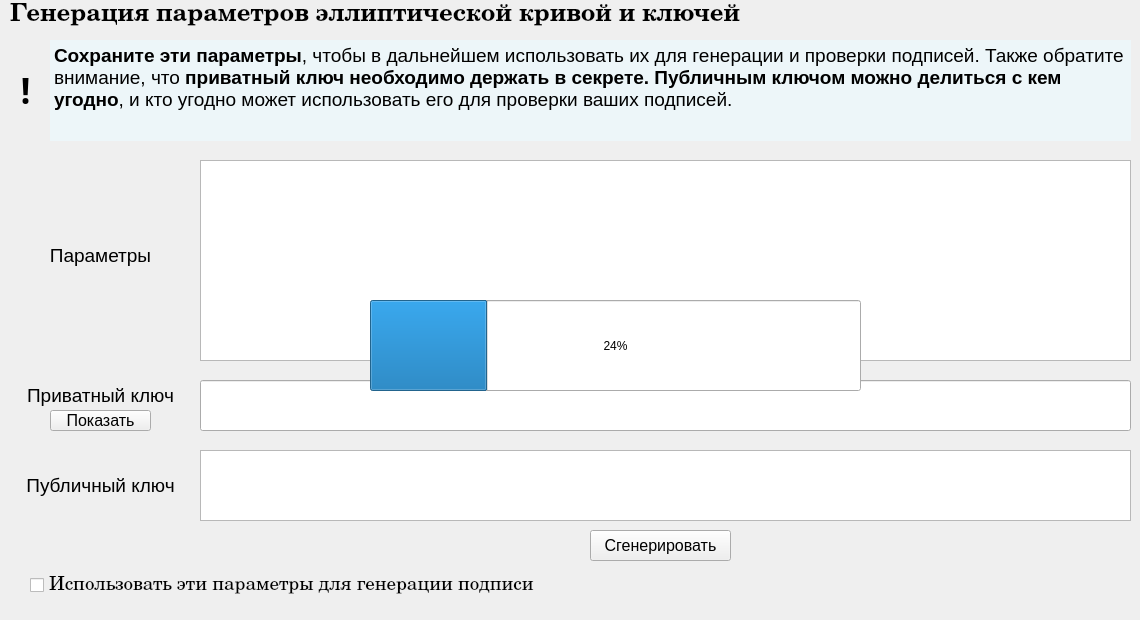
    <widget class="QWidget" name="GenerateParams">
     <attribute name="title">
      <string>Генерация параметров эллиптической кривой</string>
     </attribute>
     <widget class="QTextEdit" name="PublicKeyLine">
      <property name="geometry">
       <rect>
        <x>200</x>
        <y>450</y>
        <width>931</width>
        <height>71</height>
       </rect>
      </property>
      <property name="font">
       <font>
        <pointsize>11</pointsize>
       </font>
      </property>
      <property name="frameShape">
       <enum>QFrame::StyledPanel</enum>
      </property>
      <property name="readOnly">
       <bool>true</bool>
      </property>
     </widget>
     <widget class="QPushButton" name="ShowPrivateKey">
      <property name="geometry">
       <rect>
        <x>50</x>
        <y>410</y>
        <width>101</width>
        <height>21</height>
       </rect>
      </property>
      <property name="font">
       <font>
        <pointsize>12</pointsize>
       </font>
      </property>
      <property name="text">
       <string>Показать</string>
      </property>
     </widget>
     <widget class="QCheckBox" name="UseGenParams">
      <property name="geometry">
       <rect>
        <x>30</x>
        <y>560</y>
        <width>851</width>
        <height>51</height>
       </rect>
      </property>
      <property name="font">
       <font>
        <family>Century</family>
        <pointsize>14</pointsize>
       </font>
      </property>
      <property name="text">
       <string>Использовать эти параметры для генерации подписи</string>
      </property>
     </widget>
     <widget class="QTextEdit" name="Parameters">
      <property name="geometry">
       <rect>
        <x>200</x>
        <y>160</y>
        <width>931</width>
        <height>201</height>
       </rect>
      </property>
      <property name="font">
       <font>
        <pointsize>11</pointsize>
       </font>
      </property>
      <property name="frameShape">
       <enum>QFrame::StyledPanel</enum>
      </property>
      <property name="readOnly">
       <bool>true</bool>
      </property>
      <property name="html">
       <string>&lt;!DOCTYPE HTML PUBLIC &quot;-//W3C//DTD HTML 4.0//EN&quot; &quot;http://www.w3.org/TR/REC-html40/strict.dtd&quot;&gt;
&lt;html&gt;&lt;head&gt;&lt;meta name=&quot;qrichtext&quot; content=&quot;1&quot; /&gt;&lt;style type=&quot;text/css&quot;&gt;
p, li { white-space: pre-wrap; }
&lt;/style&gt;&lt;/head&gt;&lt;body style=&quot; font-family:'MS Shell Dlg 2'; font-size:11pt; font-weight:400; font-style:normal;&quot;&gt;
&lt;p style=&quot;-qt-paragraph-type:empty; margin-top:0px; margin-bottom:0px; margin-left:0px; margin-right:0px; -qt-block-indent:0; text-indent:0px; font-family:'Century'; font-size:10pt;&quot;&gt;&lt;br /&gt;&lt;/p&gt;&lt;/body&gt;&lt;/html&gt;</string>
      </property>
     </widget>
     <widget class="QLineEdit" name="PrivateKeyLine">
      <property name="geometry">
       <rect>
        <x>200</x>
        <y>380</y>
        <width>931</width>
        <height>51</height>
       </rect>
      </property>
      <property name="font">
       <font>
        <pointsize>11</pointsize>
       </font>
      </property>
      <property name="cursor">
       <cursorShape>ArrowCursor</cursorShape>
      </property>
      <property name="accessibleDescription">
       <string/>
      </property>
      <property name="inputMask">
       <string/>
      </property>
      <property name="text">
       <string/>
      </property>
      <property name="frame">
       <bool>true</bool>
      </property>
      <property name="echoMode">
       <enum>QLineEdit::PasswordEchoOnEdit</enum>
      </property>
      <property name="readOnly">
       <bool>true</bool>
      </property>
     </widget>
     <widget class="QLabel" name="label_2">
      <property name="geometry">
       <rect>
        <x>0</x>
        <y>40</y>
        <width>51</width>
        <height>101</height>
       </rect>
      </property>
      <property name="font">
       <font>
        <family>Arial Black</family>
        <pointsize>26</pointsize>
        <weight>75</weight>
        <bold>true</bold>
       </font>
      </property>
      <property name="text">
       <string>!</string>
      </property>
      <property name="alignment">
       <set>Qt::AlignCenter</set>
      </property>
     </widget>
     <widget class="QLabel" name="label_4">
      <property name="geometry">
       <rect>
        <x>0</x>
        <y>470</y>
        <width>201</width>
        <height>31</height>
       </rect>
      </property>
      <property name="font">
       <font>
        <pointsize>14</pointsize>
       </font>
      </property>
      <property name="text">
       <string>Публичный ключ</string>
      </property>
      <property name="alignment">
       <set>Qt::AlignCenter</set>
      </property>
     </widget>
     <widget class="QLabel" name="label">
      <property name="geometry">
       <rect>
        <x>10</x>
        <y>0</y>
        <width>931</width>
        <height>31</height>
       </rect>
      </property>
      <property name="font">
       <font>
        <family>Century</family>
        <pointsize>18</pointsize>
        <weight>75</weight>
        <bold>true</bold>
       </font>
      </property>
      <property name="frameShape">
       <enum>QFrame::NoFrame</enum>
      </property>
      <property name="text">
       <string>Генерация параметров эллиптической кривой и ключей</string>
      </property>
      <property name="textFormat">
       <enum>Qt::AutoText</enum>
      </property>
      <property name="alignment">
       <set>Qt::AlignLeading|Qt::AlignLeft|Qt::AlignVCenter</set>
      </property>
      <property name="openExternalLinks">
       <bool>false</bool>
      </property>
     </widget>
     <widget class="QLabel" name="label_3">
      <property name="geometry">
       <rect>
        <x>0</x>
        <y>380</y>
        <width>201</width>
        <height>31</height>
       </rect>
      </property>
      <property name="font">
       <font>
        <pointsize>14</pointsize>
       </font>
      </property>
      <property name="text">
       <string>Приватный ключ</string>
      </property>
      <property name="alignment">
       <set>Qt::AlignCenter</set>
      </property>
     </widget>
     <widget class="QTextEdit" name="textEdit">
      <property name="geometry">
       <rect>
        <x>50</x>
        <y>40</y>
        <width>1081</width>
        <height>101</height>
       </rect>
      </property>
      <property name="font">
       <font>
        <pointsize>8</pointsize>
       </font>
      </property>
      <property name="layoutDirection">
       <enum>Qt::LeftToRight</enum>
      </property>
      <property name="styleSheet">
       <string notr="true">background-color: rgb(202, 240, 248);
background-color: rgb(237, 246, 249);</string>
      </property>
      <property name="frameShape">
       <enum>QFrame::NoFrame</enum>
      </property>
      <property name="verticalScrollBarPolicy">
       <enum>Qt::ScrollBarAlwaysOff</enum>
      </property>
      <property name="autoFormatting">
       <set>QTextEdit::AutoNone</set>
      </property>
      <property name="documentTitle">
       <string/>
      </property>
      <property name="readOnly">
       <bool>true</bool>
      </property>
      <property name="html">
       <string>&lt;!DOCTYPE HTML PUBLIC &quot;-//W3C//DTD HTML 4.0//EN&quot; &quot;http://www.w3.org/TR/REC-html40/strict.dtd&quot;&gt;
&lt;html&gt;&lt;head&gt;&lt;meta name=&quot;qrichtext&quot; content=&quot;1&quot; /&gt;&lt;style type=&quot;text/css&quot;&gt;
p, li { white-space: pre-wrap; }
&lt;/style&gt;&lt;/head&gt;&lt;body style=&quot; font-family:'MS Shell Dlg 2'; font-size:8pt; font-weight:400; font-style:normal;&quot;&gt;
&lt;p style=&quot; margin-top:0px; margin-bottom:0px; margin-left:0px; margin-right:0px; -qt-block-indent:0; text-indent:0px;&quot;&gt;&lt;span style=&quot; font-family:'Inter'; font-size:14pt; font-weight:600; color:#000000;&quot;&gt;Сохраните эти параметры&lt;/span&gt;&lt;span style=&quot; font-family:'Inter'; font-size:14pt; color:#000000;&quot;&gt;, чтобы в дальнейшем использовать их для генерации и проверки подписей. Также обратите внимание, что &lt;/span&gt;&lt;span style=&quot; font-family:'Inter'; font-size:14pt; font-weight:600; color:#000000;&quot;&gt;приватный ключ необходимо держать в секрете. Публичным ключом можно делиться с кем угодно&lt;/span&gt;&lt;span style=&quot; font-family:'Inter'; font-size:14pt; color:#000000;&quot;&gt;, и кто угодно может использовать его для проверки ваших подписей.&lt;/span&gt;&lt;/p&gt;&lt;/body&gt;&lt;/html&gt;</string>
      </property>
      <property name="overwriteMode">
       <bool>false</bool>
      </property>
     </widget>
     <widget class="QPushButton" name="GenParams">
      <property name="geometry">
       <rect>
        <x>590</x>
        <y>530</y>
        <width>141</width>
        <height>31</height>
       </rect>
      </property>
      <property name="font">
       <font>
        <pointsize>12</pointsize>
        <italic>false</italic>
        <underline>false</underline>
        <strikeout>false</strikeout>
       </font>
      </property>
      <property name="text">
       <string>Сгенерировать</string>
      </property>
     </widget>
     <widget class="QLabel" name="label_5">
      <property name="geometry">
       <rect>
        <x>0</x>
        <y>240</y>
        <width>201</width>
        <height>31</height>
       </rect>
      </property>
      <property name="font">
       <font>
        <pointsize>14</pointsize>
       </font>
      </property>
      <property name="text">
       <string>Параметры</string>
      </property>
      <property name="alignment">
       <set>Qt::AlignCenter</set>
      </property>
     </widget>
     <widget class="QProgressBar" name="progressBar">
      <property name="geometry">
       <rect>
        <x>370</x>
        <y>300</y>
        <width>491</width>
        <height>91</height>
       </rect>
      </property>
      <property name="value">
       <number>24</number>
      </property>
     </widget>
    </widget>
